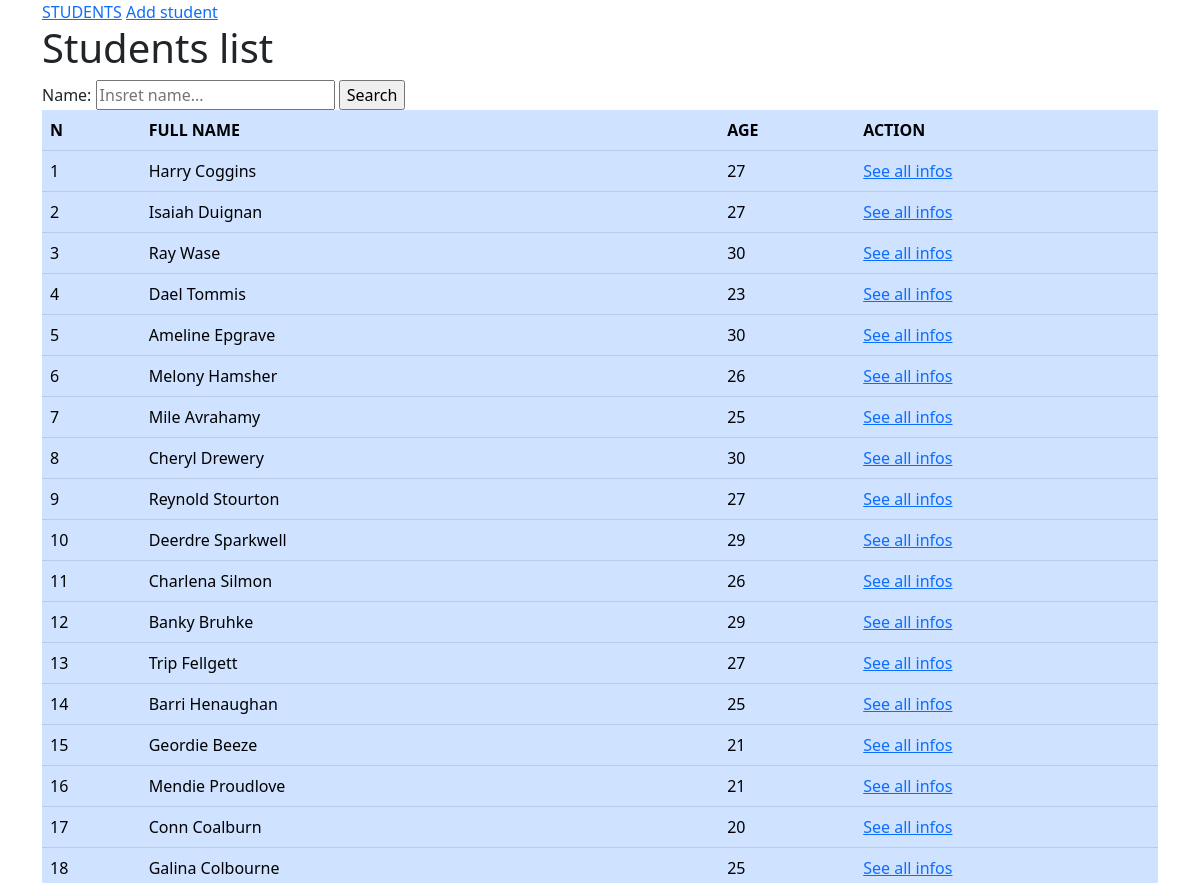
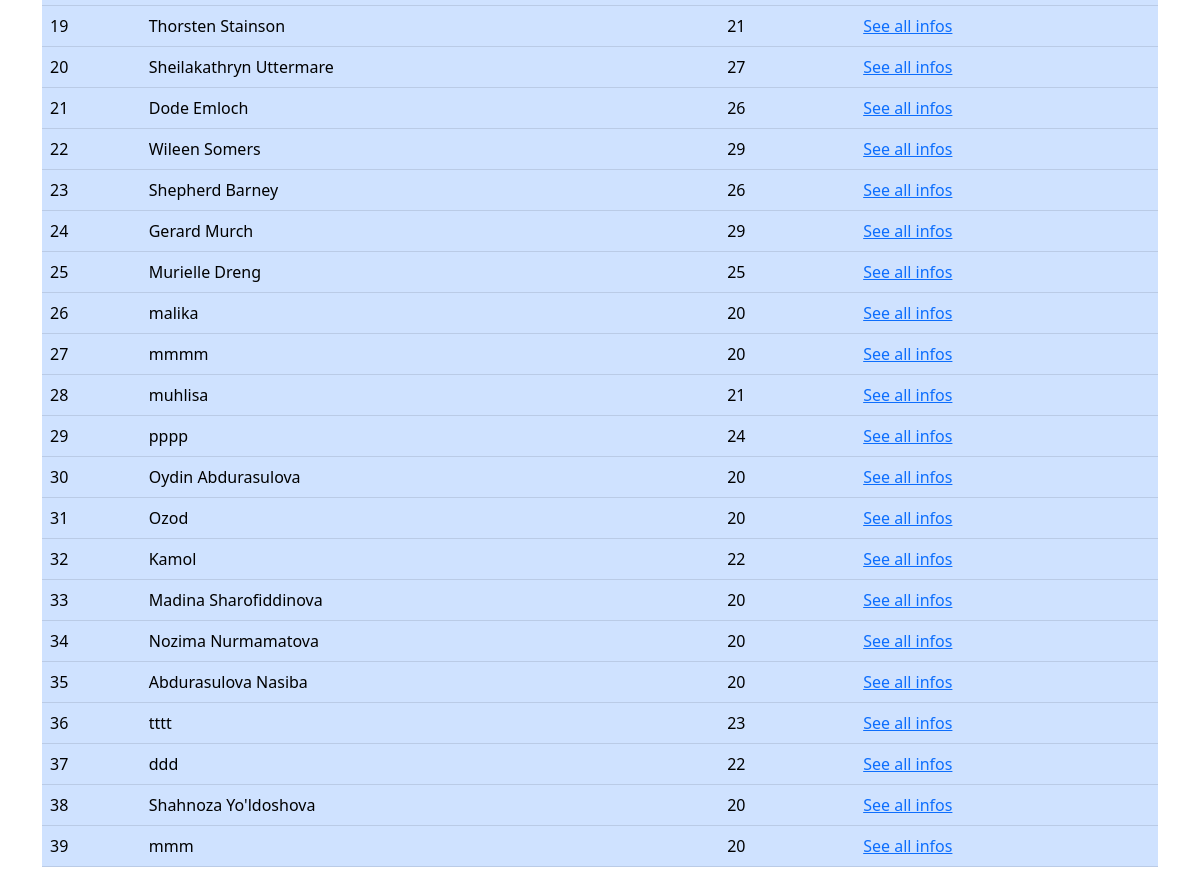
The page /student/ on the database its author committed (2 pictures, top to bottom).
### app_student/models.py (models this page shows, shortened)
class Student(models.Model):
    name = models.CharField(max_length = 80, verbose_name =' Student name')
    age = models.IntegerField(verbose_name = 'Student age')
    mark_1 = models.IntegerField(verbose_name ='mathematical analysis' )
    mark_2 = models.IntegerField(verbose_name ='physics' )
    mark_3 = models.IntegerField(verbose_name ='geometry' )
    mark_4 = models.IntegerField(verbose_name ='artificial intelligence' )
    mark_5 = models.IntegerField(verbose_name = 'philosophy')
    mark_6 = models.IntegerField(verbose_name = 'algebra')
    mark_7 = models.IntegerField(verbose_name = 'history')
    image = models.ImageField(verbose_name='Student image',upload_to='students')
    class Meta:
        db_table = 'student'
        verbose_name = 'Students list'
        ordering = ('id',)

### app_student/views.py (the view)
# urls.py: path('',student_list,name='student_list'),
def student_list(request):
    if 'name' not in request.GET:
        student = Student.objects.all()
        return render(request,template_name='students/students_list.html',context={'student':student})
    else:
        student = Student.objects.filter(name__contains = request.GET['name'])
        return render(request,template_name='students/students_list.html',context={'student':student})

### templates/students/students_list.html (shortened to what this page needs)
{% extends 'base.html' %}
{% block content %}
    <h1>Students list</h1>
    <form action ="" method="get">
        <label for = "name">Name:</label>
        <input type="text" name="name" placeholder="Insret name...">
        <input type="submit" value="Search">
    </form>
    <table class="table table-primary">
        <tr>
            <th>N</th>
            <th>FULL NAME</th>
            <th>AGE</th>
            <th>ACTION</th>
        </tr>
    {% for s in student %}
        <tr>
            <td>{{forloop.counter}}</td>
            <td>{{s.name}}</td>
            <td>{{s.age}}</td>
            <td>
                <a href ="{% url 'student_info'  s.id %}"> See all infos</a>
            </td>
        </tr>
    {% endfor %}
{% endblock %}

### templates/base.html (shortened to what this page needs)
<!DOCTYPE html>
<html lang="en">
<head>
    <link href="https://cdn.jsdelivr.net/npm/bootstrap@5.0.2/dist/css/bootstrap.min.css" rel="stylesheet">
</head>
<body>
    <div class="container">
    <a href="{% url 'student_list'%}">STUDENTS</a>
    <a href="{% url 'add_student'%}">Add student</a>
    {% block content %}
    {%  endblock %}
    </div>
</body>
</html>

### rows shown on the page
Student: name "Harry Coggins", age "27"
Student: name "Isaiah Duignan", age "27"
Student: name "Ray Wase", age "30"
Student: name "Dael Tommis", age "23"
Student: name "Ameline Epgrave", age "30"
Student: name "Melony Hamsher", age "26"
Student: name "Mile Avrahamy", age "25"
Student: name "Cheryl Drewery", age "30"
Student: name "Reynold Stourton", age "27"
Student: name "Deerdre Sparkwell", age "29"
Student: name "Charlena Silmon", age "26"
Student: name "Banky Bruhke", age "29"
Student: name "Trip Fellgett", age "27"
Student: name "Barri Henaughan", age "25"
Student: name "Geordie Beeze", age "21"
Student: name "Mendie Proudlove", age "21"
Student: name "Conn Coalburn", age "20"
Student: name "Galina Colbourne", age "25"
Student: name "Thorsten Stainson", age "21"
Student: name "Sheilakathryn Uttermare", age "27"
Student: name "Dode Emloch", age "26"
Student: name "Wileen Somers", age "29"
Student: name "Shepherd Barney", age "26"
Student: name "Gerard Murch", age "29"
Student: name "Murielle Dreng", age "25"
Student: name "malika", age "20"
Student: name "mmmm", age "20"
Student: name "muhlisa", age "21"
Student: name "pppp", age "24"
Student: name "Oydin Abdurasulova", age "20"
Student: name "Ozod", age "20"
Student: name "Kamol", age "22"
Student: name "Madina Sharofiddinova", age "20"
Student: name "Nozima Nurmamatova", age "20"
Student: name "Abdurasulova Nasiba", age "20"
Student: name "tttt", age "23"
Student: name "ddd", age "22"
Student: name "Shahnoza Yo'ldoshova", age "20"
Student: name "mmm", age "20"
